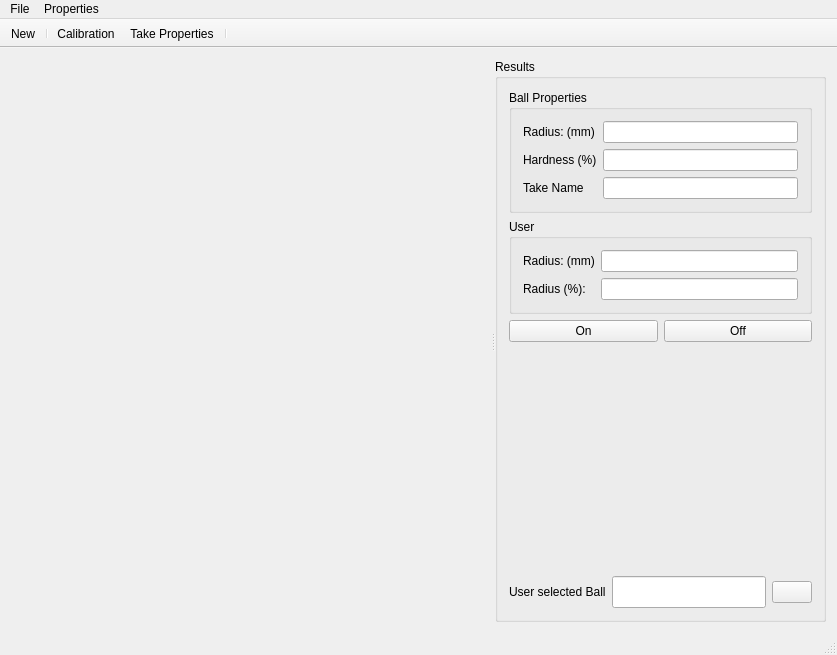
<?xml version="1.0" encoding="UTF-8"?>
<ui version="4.0">
 <class>MainWindow</class>
 <widget class="QMainWindow" name="MainWindow">
  <property name="geometry">
   <rect>
    <x>0</x>
    <y>0</y>
    <width>837</width>
    <height>655</height>
   </rect>
  </property>
  <property name="windowTitle">
   <string>SurveyTrackingTool</string>
  </property>
  <property name="windowIcon">
   <iconset resource="icons.qrc">
    <normaloff>:/icons/emblem-presentation.png</normaloff>:/icons/emblem-presentation.png</iconset>
  </property>
  <widget class="QWidget" name="centralWidget">
   <layout class="QGridLayout" name="gridLayout">
    <item row="0" column="0">
     <widget class="QSplitter" name="splitter">
      <property name="orientation">
       <enum>Qt::Horizontal</enum>
      </property>
      <widget class="QWidget" name="widget" native="true">
       <layout class="QGridLayout" name="gridLayout_3">
        <property name="leftMargin">
         <number>0</number>
        </property>
        <property name="topMargin">
         <number>0</number>
        </property>
        <property name="rightMargin">
         <number>0</number>
        </property>
        <property name="bottomMargin">
         <number>0</number>
        </property>
        <item row="0" column="0">
         <widget class="Paint2DWidget" name="paintWidget" native="true">
          <property name="minimumSize">
           <size>
            <width>480</width>
            <height>0</height>
           </size>
          </property>
         </widget>
        </item>
       </layout>
      </widget>
      <widget class="QWidget" name="widget_2" native="true">
       <layout class="QGridLayout" name="gridLayout_2">
        <property name="leftMargin">
         <number>0</number>
        </property>
        <property name="topMargin">
         <number>0</number>
        </property>
        <property name="rightMargin">
         <number>0</number>
        </property>
        <property name="bottomMargin">
         <number>0</number>
        </property>
        <item row="0" column="0">
         <widget class="QGroupBox" name="groupBox">
          <property name="minimumSize">
           <size>
            <width>300</width>
            <height>0</height>
           </size>
          </property>
          <property name="title">
           <string>Results</string>
          </property>
          <layout class="QGridLayout" name="gridLayout_6">
           <item row="3" column="0">
            <widget class="QWidget" name="widget_3" native="true">
             <layout class="QHBoxLayout" name="horizontalLayout">
              <property name="leftMargin">
               <number>0</number>
              </property>
              <property name="topMargin">
               <number>0</number>
              </property>
              <property name="rightMargin">
               <number>0</number>
              </property>
              <property name="bottomMargin">
               <number>0</number>
              </property>
              <item>
               <widget class="QPushButton" name="pushButton">
                <property name="text">
                 <string>On</string>
                </property>
               </widget>
              </item>
              <item>
               <widget class="QPushButton" name="pushButton_2">
                <property name="text">
                 <string>Off</string>
                </property>
               </widget>
              </item>
             </layout>
            </widget>
           </item>
           <item row="0" column="0">
            <widget class="QGroupBox" name="groupBox_2">
             <property name="title">
              <string>Ball Properties</string>
             </property>
             <layout class="QFormLayout" name="formLayout_2">
              <item row="0" column="0">
               <widget class="QLabel" name="label">
                <property name="text">
                 <string>Radius: (mm)</string>
                </property>
               </widget>
              </item>
              <item row="1" column="0">
               <widget class="QLabel" name="label_4">
                <property name="text">
                 <string>Hardness (%)</string>
                </property>
               </widget>
              </item>
              <item row="0" column="1">
               <widget class="QLineEdit" name="conditionBallRadius">
                <property name="readOnly">
                 <bool>true</bool>
                </property>
               </widget>
              </item>
              <item row="1" column="1">
               <widget class="QLineEdit" name="conditionHardnessLineEdit"/>
              </item>
              <item row="2" column="0">
               <widget class="QLabel" name="label_5">
                <property name="text">
                 <string>Take Name</string>
                </property>
               </widget>
              </item>
              <item row="2" column="1">
               <widget class="QLineEdit" name="conditionNameLineEdit"/>
              </item>
             </layout>
            </widget>
           </item>
           <item row="2" column="0">
            <widget class="QGroupBox" name="groupBox_3">
             <property name="title">
              <string>User</string>
             </property>
             <layout class="QFormLayout" name="formLayout">
              <item row="0" column="0">
               <widget class="QLabel" name="label_2">
                <property name="text">
                 <string>Radius: (mm)</string>
                </property>
               </widget>
              </item>
              <item row="1" column="0">
               <widget class="QLabel" name="label_3">
                <property name="text">
                 <string>Radius (%):</string>
                </property>
               </widget>
              </item>
              <item row="0" column="1">
               <widget class="QLineEdit" name="userFingerRadiusLineEdit"/>
              </item>
              <item row="1" column="1">
               <widget class="QLineEdit" name="lineEdit_3"/>
              </item>
             </layout>
            </widget>
           </item>
           <item row="5" column="0">
            <widget class="QWidget" name="widget_4" native="true">
             <layout class="QHBoxLayout" name="horizontalLayout_2">
              <property name="leftMargin">
               <number>0</number>
              </property>
              <property name="topMargin">
               <number>0</number>
              </property>
              <property name="rightMargin">
               <number>0</number>
              </property>
              <property name="bottomMargin">
               <number>0</number>
              </property>
              <item>
               <widget class="QLabel" name="label_6">
                <property name="text">
                 <string>User selected Ball</string>
                </property>
               </widget>
              </item>
              <item>
               <widget class="QLineEdit" name="userSelectedBallLineEdit">
                <property name="sizePolicy">
                 <sizepolicy hsizetype="Expanding" vsizetype="Preferred">
                  <horstretch>50</horstretch>
                  <verstretch>0</verstretch>
                 </sizepolicy>
                </property>
                <property name="styleSheet">
                 <string notr="true">font-size: 20px;</string>
                </property>
               </widget>
              </item>
              <item>
               <widget class="QPushButton" name="gotoNextCondition">
                <property name="layoutDirection">
                 <enum>Qt::RightToLeft</enum>
                </property>
                <property name="styleSheet">
                 <string notr="true"/>
                </property>
                <property name="text">
                 <string/>
                </property>
                <property name="icon">
                 <iconset resource="icons.qrc">
                  <normaloff>:/icons/arrowright32.png</normaloff>:/icons/arrowright32.png</iconset>
                </property>
                <property name="iconSize">
                 <size>
                  <width>32</width>
                  <height>32</height>
                 </size>
                </property>
                <property name="shortcut">
                 <string>Enter, Return</string>
                </property>
                <property name="autoRepeat">
                 <bool>false</bool>
                </property>
                <property name="flat">
                 <bool>false</bool>
                </property>
               </widget>
              </item>
             </layout>
            </widget>
           </item>
           <item row="4" column="0">
            <spacer name="verticalSpacer">
             <property name="orientation">
              <enum>Qt::Vertical</enum>
             </property>
             <property name="sizeHint" stdset="0">
              <size>
               <width>20</width>
               <height>40</height>
              </size>
             </property>
            </spacer>
           </item>
          </layout>
         </widget>
        </item>
       </layout>
      </widget>
     </widget>
    </item>
   </layout>
  </widget>
  <widget class="QMenuBar" name="menuBar">
   <property name="geometry">
    <rect>
     <x>0</x>
     <y>0</y>
     <width>837</width>
     <height>21</height>
    </rect>
   </property>
   <widget class="QMenu" name="menuFile">
    <property name="title">
     <string>File</string>
    </property>
    <addaction name="actionNew"/>
    <addaction name="separator"/>
    <addaction name="separator"/>
    <addaction name="actionExit"/>
   </widget>
   <widget class="QMenu" name="menuProperties">
    <property name="title">
     <string>Properties</string>
    </property>
    <addaction name="actionCalibration"/>
    <addaction name="actionTake_Properties"/>
   </widget>
   <addaction name="menuFile"/>
   <addaction name="menuProperties"/>
  </widget>
  <widget class="QToolBar" name="mainToolBar">
   <property name="movable">
    <bool>false</bool>
   </property>
   <property name="floatable">
    <bool>false</bool>
   </property>
   <attribute name="toolBarArea">
    <enum>TopToolBarArea</enum>
   </attribute>
   <attribute name="toolBarBreak">
    <bool>false</bool>
   </attribute>
   <addaction name="actionNew"/>
   <addaction name="separator"/>
   <addaction name="actionCalibration"/>
   <addaction name="actionTake_Properties"/>
   <addaction name="separator"/>
  </widget>
  <widget class="QStatusBar" name="statusBar"/>
  <action name="actionNew">
   <property name="icon">
    <iconset resource="icons.qrc">
     <normaloff>:/icons/userplus32.png</normaloff>:/icons/userplus32.png</iconset>
   </property>
   <property name="text">
    <string>New</string>
   </property>
  </action>
  <action name="actionExit">
   <property name="text">
    <string>Exit</string>
   </property>
  </action>
  <action name="actionCalibration">
   <property name="icon">
    <iconset resource="icons.qrc">
     <normaloff>:/icons/spanner32.png</normaloff>:/icons/spanner32.png</iconset>
   </property>
   <property name="text">
    <string>Calibration</string>
   </property>
  </action>
  <action name="actionRestart_take">
   <property name="enabled">
    <bool>false</bool>
   </property>
   <property name="icon">
    <iconset resource="icons.qrc">
     <normaloff>:/icons/exchange32.png</normaloff>:/icons/exchange32.png</iconset>
   </property>
   <property name="text">
    <string>restart take</string>
   </property>
   <property name="visible">
    <bool>true</bool>
   </property>
  </action>
  <action name="actionTake_Properties">
   <property name="icon">
    <iconset resource="icons.qrc">
     <normaloff>:/icons/wand32.png</normaloff>:/icons/wand32.png</iconset>
   </property>
   <property name="text">
    <string>Take Properties</string>
   </property>
  </action>
 </widget>
 <layoutdefault spacing="6" margin="11"/>
 <customwidgets>
  <customwidget>
   <class>Paint2DWidget</class>
   <extends>QWidget</extends>
   <header>paint2dwidget.h</header>
   <container>1</container>
  </customwidget>
 </customwidgets>
 <resources>
  <include location="icons.qrc"/>
 </resources>
 <connections/>
</ui>
